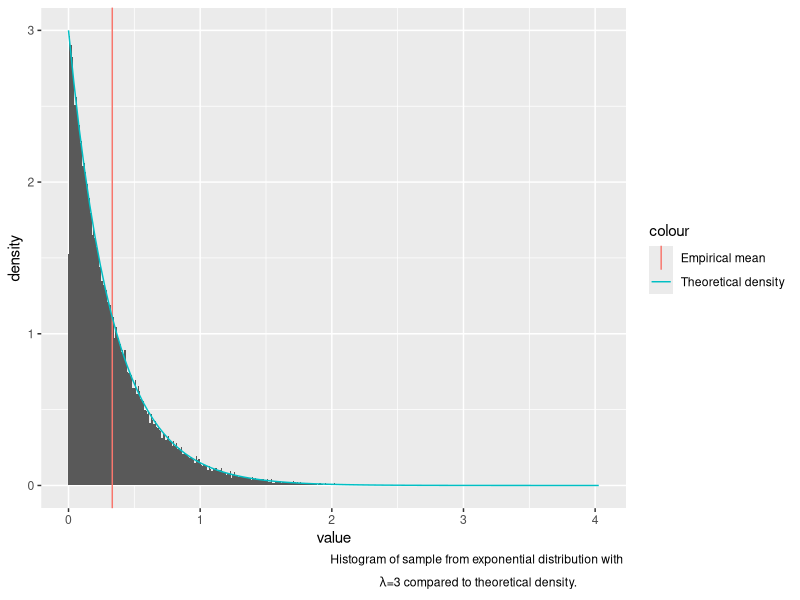
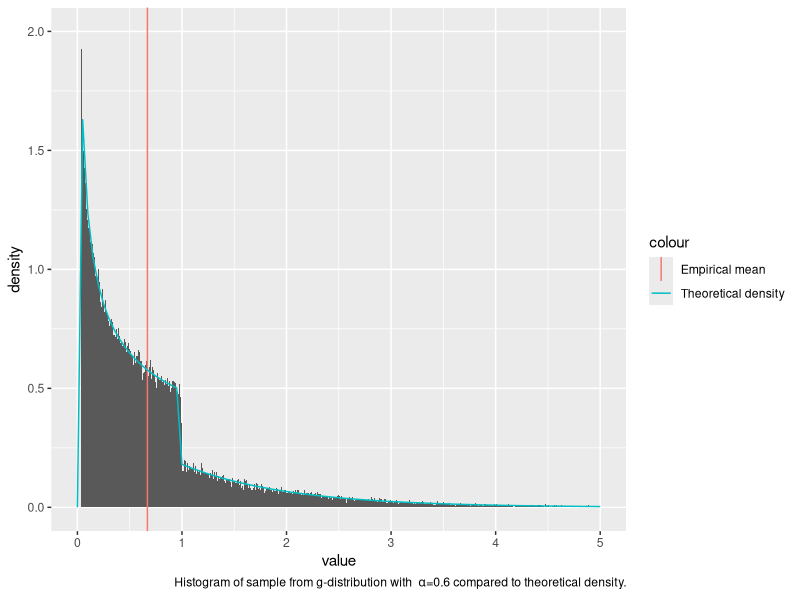
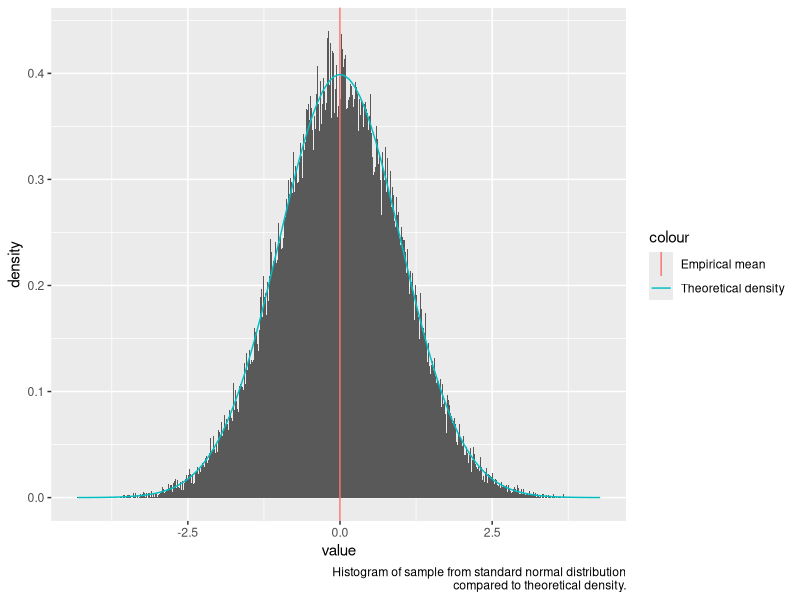
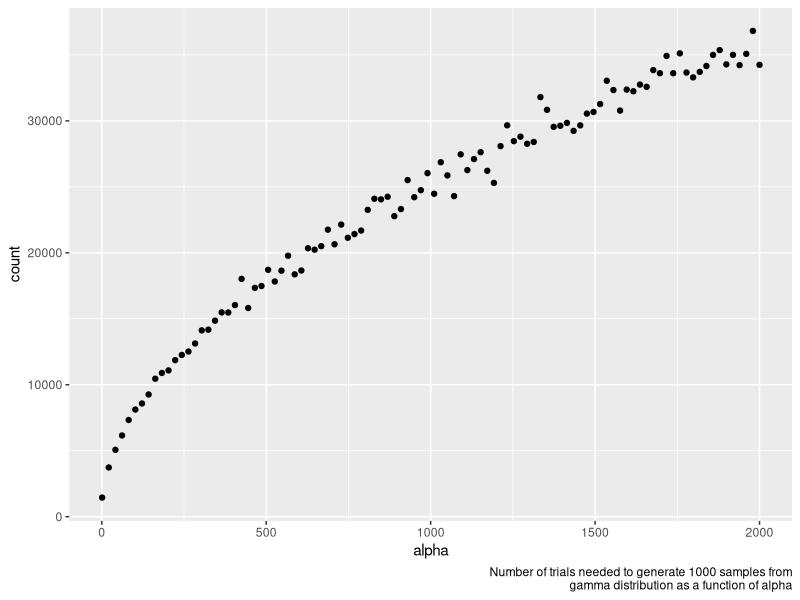
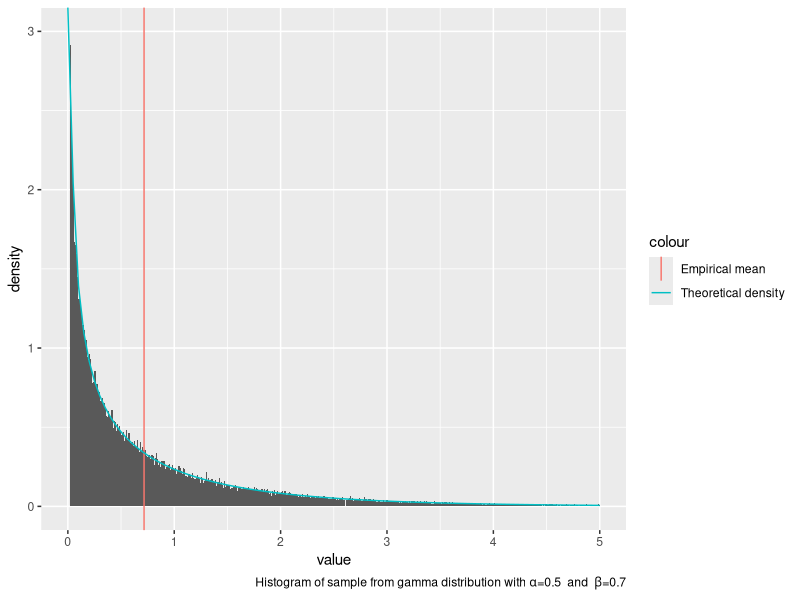
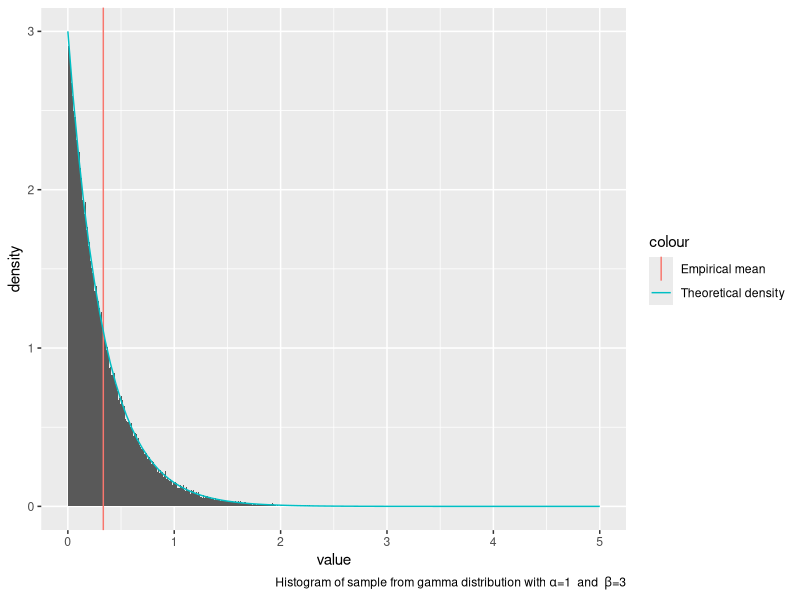
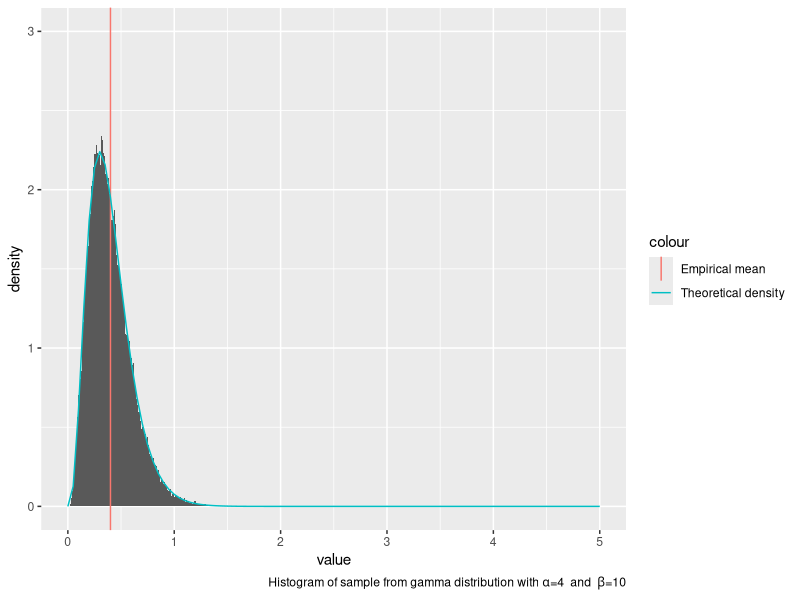
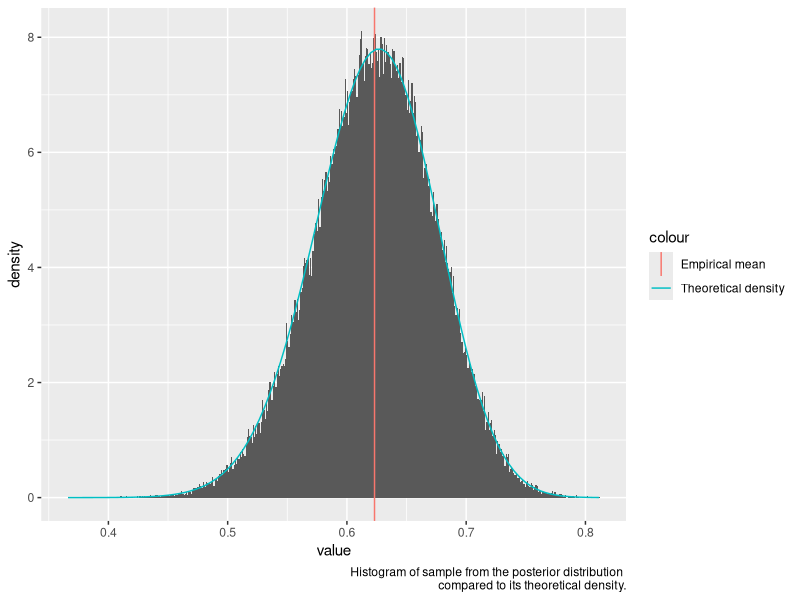

R code for these plots, in order:
## ---- chunk 1
knitr::opts_chunk$set(echo = TRUE)
## ---- chunk 2
library(tidyverse)
## ---- chunk 3
#This function returns a vector of n independent samples from the exponential distribution
#with rate parameter lam, generated from the inverse cumulative distribution. 
random.exp <- function(n,lam){
  return(-1/lam * log(runif(n)))
}
## ---- chunk 4
#Function for comparing empirical mean and variance with theoretical values
#n=number of samples, func=sampling function, arg=arguments to func
#amean and avar=analytical mean and variance
test.function <- function(n,func,arg,amean,avar){
  exs.sample=func(n,arg)
  cat("Empirical mean:", mean(exs.sample), "Analytical mean:",amean, "\n")
  cat("Empirical variance:", var(exs.sample), "Analytical variance:",avar,"\n")
}

#Make histogram of sample
lam <- 3
sample.exp <- enframe(random.exp(100000,lam))

ggplot() +
  geom_histogram(
    data = data.frame(sample.exp),
    mapping = aes(x=value, y=..density..),
    binwidth = 0.01
  ) +
  geom_vline(
    aes(xintercept=mean(sample.exp$value),
        col='Empirical mean')
  ) +
  stat_function(
    fun = dexp,
    args = list(rate=lam),
    aes(col='Theoretical density')
  ) +
  labs(
    caption = expression(atop("Histogram of sample from exponential distribution with ",
                         paste(lambda*"=3 compared to theoretical density.")))
  )
## ---- chunk 5
test.function(10000,random.exp,lam,1/lam,1/lam^2)

## ---- chunk 6

#Function for normalising constant in g distribution given parameter a (=alpha).
c.g <- function(a){
  return (a*exp(1)/(a+exp(1)))
}

#Normalised density function for g
#Used only to compare with histogram
g <- function(x, a) {
  c <- c.g(a)
  out <- rep(0, length(x))
  left <- 0 < x & x < 1
  right <- 1 <= x
  out[left] <- c * (x[left] ^ (a - 1))
  out[right] <- c * exp(-x[right])
return(out)
}

#This function returns a vector of n independent samples from the g distribution with
#parameter a (=alpha), generated from the inverse cumulative distribution. 
random.g <- function(n,a){
  c <- c.g(a) #Normalising constant
  u <- runif(n)
  x <- rep(0,n)
  for (i in 1:n){
    if (u[i]<c/a){
      x[i] <- (a*u[i]/c)^(1/a)
    }
    else{
      x[i] <- (-log(1/a + exp(-1) - u[i]/c))
    }
  }
  return(x)
}

## ---- chunk 7

#Testing sampling function with n=10000 samples
a <- .6 #parameter
c <- c.g(a) #normalising constant
g.mean <- c/(a+1)+2*c*exp(-1) #analytical mean
g.var <- c*(1/(a+2)+ 5*exp(-1)) - g.mean^2 #analytical variance
test.function(10000,random.g,a,g.mean,g.var)
## ---- chunk 8
#Making histogram of sample from g
sample.g <- enframe(random.g(100000,a))

ggplot() +
  geom_histogram(
    data = data.frame(sample.g),
    mapping = aes(x=value, y=..density..),
    binwidth = 0.01,
    na.rm = TRUE
  ) +
  geom_vline(
    aes(xintercept=mean(sample.g$value),
        col='Empirical mean')
  ) +
  stat_function(
    fun = g,
    args = list(a=a),
    aes(col='Theoretical density')
  ) +
  ylim(0,2) +
  xlim(0,5) +
    labs(
      caption = bquote("Histogram of sample from g-distribution with "
                       ~alpha*"=0.6 compared to theoretical density.")
    )
## ---- chunk 9
#This function returns a vector of n independent samples from the standard normal
#distribution, generated by the Box-Müller algorithm
random.norm <- function(n){
  x1 <- runif(n)*2*pi
  x2 <- random.exp(n,.5)
  return(sqrt(x2)*cos(x1))
}

#Testing sampling function for standard normal distribution
sample.normal=enframe(random.norm(100000))
cat("Empirical mean:", mean(sample.normal$value), "Analytical mean:",0.0, "\n")
cat("Empirical variance:", var(sample.normal$value), "Analytical variance:",1.0,"\n")

ggplot() +
  geom_histogram(
    data = sample.normal,
    mapping = aes(x=value, y=..density..),
    binwidth = 0.01
  ) +
  geom_vline(
    aes(xintercept=mean(sample.normal$value),
        col='Empirical mean')
  ) +
  stat_function(
    fun = dnorm,
    aes(col='Theoretical density')
  ) +
  labs(
    caption = "Histogram of sample from standard normal distribution
              compared to theoretical density."
  )

## ---- chunk 10
#This function returns a sample from the d-variate normal distribution with mean mu
#and covariance S, transformed from standard normal samples. 
random.multinorm <- function(d,mu,S){
  x <- random.norm(d)
  A <- t(chol(S)) #transpose to get lower triangular cholesky matrix
  return(mu + A%*%x)
}

#Testing d-variate normal distribution sampler with 10000 samples
d = 3
N = 10000
sigma <- cbind(c(3,1,0), c(1,3,1), c(0,1,3)) #if d=3
mu <- seq(1,d)
multinormal.sample <- matrix(NA,N,d)
for (i in 1:N){
  multinormal.sample[i,] <- random.multinorm(d, mu, sigma)
}
#Theoretical mean vector:
mu
#Empirical mean vector:
colMeans(multinormal.sample)
#Empirical covariance matrix:
sigma
#Theoretical covariance matrix:
var(multinormal.sample)
## ---- chunk 11
#Acceptance probability
accept_prob <- function(x,a){ 
  if (x<1)
      return (exp(-x))
    else 
      return (x^(a-1))
}
## ---- chunk 12
#This function returns a vector of n independent samples from the gamma distribution
#with 0<a<1, beta=1, generated by the Rejection sampling
random.gamma1 <- function(n,a){ 
  x=rep(0,n)
  for (i in 1:n){
    finish = 0
    while(finish==0){  
      # Sample from the proposal distribution, g(x) (x>=0)
      sample.x = random.g(1,a)
      # Compute the acceptance probability alpha
      alpha=accept_prob(sample.x,a)
      # Generate a helping variable U from a uniform(0,1)
      u = runif(1, 0, 1)
      # Check if we accept it
      if(u <= alpha){
        x[i]=sample.x
        finish=1
      }
    }
  }
  return (x)
}

#Testing function for gamma sampling with 0<alpha<1 and 10000 samples
alpha=0.5
test.function(10000,random.gamma1,alpha,alpha,alpha)
## ---- chunk 13
logf <- function(u,alpha){ #log of f* with u=log(x)
  return (u*(alpha-1)-exp(u))
}

#This function sample uniformly from the [-inf,log(a)]X[-inf,log(b)] rectangles using the inverse of the cumulative distribution 
sample <- function(log_ab){ #log_ab is either log(a) or log(b)
  v=log(runif(1,0,1))
  return (log_ab+v) 
}
## ---- chunk 14
#This function returns a vector of n independent samples from the gamma distribution
#with a>1, beta=1, generated by the ratio of uniforms method on log-scale. 
random.gamma2 <- function(n,alpha){
  count=0 #count how many tries the algorithm needs to generate n realisations
  x=rep(0,n)
  log_a=(alpha-1)/2*(log(alpha-1)-1) 
  log_b=(alpha+1)/2*(log(alpha+1)-1) #log(b+)
  for (i in 1:n){
    inside=FALSE
    while (inside==FALSE){
      u1=sample(log_a) #sample uniformly from [-inf,log(a)]
      u2=sample(log_b) #sample uniformly from [-inf,log(b)] 
      u=u2-u1 
      inside=0.5*logf(u,alpha)>=u1 #checking if the sample is inside C_f
      count=count+1
    }
    x[i] = exp(u) #re-transform the final result
  }
  vec=c(count,x) #count + vector with n samples
}

#Testing gamma sampler with alpha>1 and 1000 samples
alpha=2000
ex.gamma2=random.gamma2(1000,alpha)
cat("Empirical mean:",mean(ex.gamma2[-1]), "Analytical mean:",alpha, "\n")
cat("Empirical variance:", var(ex.gamma2[-1]), "Analytical variance:",alpha,"\n")
## ---- chunk 15
#Generate a plot with values of alpha on the x-axis and the number of tries used
#on the y-axis. 
plot.count <- function(nsample, n){
  count=rep(0,n)
  alpha=seq(1.01,2000,length.out=n)
  for (i in 1:n){
    a=alpha[i]
    c=random.gamma2(nsample,a)[1] #number of tries used to generate n samples for alpha[i]
    count[i]=c
  }
  return(cbind(alpha,count))
}
num.trials <- plot.count(1000, 100)
num.trials.frame <- data.frame(num.trials)
ggplot() +
  geom_point(
    data=num.trials.frame,
    mapping = aes(x=alpha, y=count)
  ) +
  labs(
    caption = "Number of trials needed to generate 1000 samples from
    gamma distribution as a function of alpha"
  )
  
## ---- chunk 16
#This function returns a vector of n independent samples from the gamma distribution
#with parameters alpha and beta. 
random.gamma <- function(n, alpha, beta){
  if (alpha==1){
    x=random.exp(n,alpha) #sample from exponential distribution
  }
  else if (alpha<1){
    x=random.gamma1(n,alpha) 
  }
  else {
    x=random.gamma2(n,alpha)[-1] #ignoring the first element, which is the number of tries
  }
  return (x/beta) #Transform from x-Ga(alpha,1) to x/beta-Ga(alpha,beta)
}

#Generic function for testing complete gamma sampling function
test.gamma <- function(n,alpha, beta){
  ex.gamma=random.gamma(n,alpha,beta)
  amean=alpha/beta #analytical mean
  avar=alpha/beta^2 #analytical variance
  cat("Empirical mean:", mean(ex.gamma), "Analytical mean:",amean, "\n")
  cat("Empirical variance:", var(ex.gamma), "Analytical variance:",avar,"\n")
}

#Genereric function for plotting histogram and density of gamma distribution
plot.gamma <- function(n,alphav,betav){
  sample.gamma <- enframe(random.gamma(n,alpha=alphav,beta=betav))
  ggplot() +
    geom_histogram(
      data = data.frame(sample.gamma),
      mapping = aes(x=value, y=..density..),
      binwidth = 0.01,
      boundary = 0,
      na.rm = TRUE
    ) +
    geom_vline(
      aes(xintercept=mean(sample.gamma$value),
          col='Empirical mean')
    ) +
    stat_function(
      fun = partial(dgamma, shape=alphav, rate=betav),
      aes(col='Theoretical density')
    ) +
    ylim(0,3) +
    xlim(0,5) +
    labs(
      caption = bquote("Histogram of sample from gamma distribution with"
                       ~ alpha *"="* .(alphav) ~ " and "
                       ~ beta *"="* .(betav))
    )
}
#Testing for each of the three cases
test.gamma(100000,0.5,0.7)
test.gamma(100000,1,3)
test.gamma(100000,4,10)

plot.gamma(100000,0.5,0.7)
plot.gamma(100000,1,3)
plot.gamma(100000,4,10)

## ---- chunk 17
#This function generates one realisation from Dirichlet distribution with
#parameter vector alpha.
random.dirichlet <- function(alpha){
  K <- length(alpha)
  z <- rep(0,K)
  for (i in 1:K)
    z[i] <- random.gamma(1,alpha[i],1) #n,shape,rate
  v <- sum(z)
  return (z/v)
}

#Generating Dirichlet samples with K=5
N_dir <- 10000
alpha <- c(.1, .5, .1, .3, .8)
K <- length(alpha)
dirichlet.sample <- matrix(1,N_dir,K)
for (i in 1:N_dir){
  dirichlet.sample[i,] <- random.dirichlet(alpha)
}
## ---- chunk 18
alphasum <- sum(alpha)
#Empirical mean
colMeans(dirichlet.sample)
#Analytical mean
alpha1 <- alpha/alphasum
alpha1
#Empirical variance
diag(var(dirichlet.sample))
#Analytical variance
alpha1*(1-alpha1)/(1+alphasum)
## ---- chunk 19
f <- function(theta){ #The proportional function
  return ((2+theta)^125*(1-theta)^(18+20)*theta^34) 
}

#Find the maxima of the proportional function 
res = optimise(f, interval = c(0,1),maximum=TRUE) 
maxima=res$objective

new_f <- function(theta){ #Normalised density function
  return (f(theta)/as.numeric(integrate(f,0,1)[1])) 
}

theta_new_f <- function(theta){ #theta*normalised function
  return (theta*new_f(theta))
}

posterior <- function(theta){ #proportional function with prior beta(1,5)
  return(f(theta)*(1-theta)^4)
}

posterior.normalised <- function(theta){ #normalised function with prior beta(1,5)
  posterior(theta)/as.numeric(integrate(posterior,0,1)[1])
}

theta_new_f_g <- function(theta){ #theta*normalised function with prior beta(1,5)
  return (theta*posterior.normalised(theta))
}
## ---- chunk 20
#This algorithm simulate from f(theta|y) using a uniform density as the proposal
#density, rejection sampling.
random.multinomial <- function(n){
  x.out <- rep(NA,n)
  tries <- 0
  for (i in 1:n){
    finished <- FALSE
    c <- maxima #res$objective
    while(!finished){
      x <- runif(1) #sample from the proposal distribution, U(0,1)
      alpha <- f(x) / c #compute the acceptance probability alpha
      u <- runif(1) #generate a helping variable U from a uniform(0,1)
      if (u <= alpha){ #Check if we accept it 
        finished <- TRUE
      }
      tries=tries+1 #count how many random numbers the algorithm generates
    }
    x.out[i] <- x #appending the values that get accepted (u<=alpha)
  }
  return(list(theta = x.out, tries = tries))
}
## ---- chunk 21
M=10000
sample.multinomial <- random.multinomial(M)
tries <- sample.multinomial$tries
cat("Estimated posterior mean:", mean(sample.multinomial$theta), "\n")
## ---- chunk 22
expected_mean=integrate(theta_new_f,0,1) 
cat("Expected posterior mean:", expected_mean$value, "\n")

sample.multinomial <- enframe(random.multinomial(100000)$theta)

ggplot() +
    geom_histogram(
      data = data.frame(sample.multinomial),
      mapping = aes(x=value, y=..density..),
      binwidth = 0.001,
      boundary = 0,
      na.rm = TRUE
    ) +
    geom_vline(
      aes(xintercept=mean(sample.multinomial$value),
          col='Empirical mean')
    ) +
    stat_function(
      fun = new_f,
      aes(col='Theoretical density')
    ) +
    labs(
      caption = "Histogram of sample from the posterior distribution 
                           compared to its theoretical density."
    )
## ---- chunk 23
average_theta_tries <- tries /M
cat("Average random numbers generated to obtain one sample:", average_theta_tries,"\n")
## ---- chunk 24
c=optimize(new_f,interval = c(0,1),maximum=TRUE)$objective
cat("Expected random numbers generated to obtain one sample:", c, "\n")
## ---- chunk 25
importance_sampling <- function(n){ 
  theta <- random.multinomial(n)$theta #samples from f(theta|y) with rejection sampling
  w=(1-theta)^4 #importance weight
  mu <- sum(theta*w)/sum(w) #self-normalizing 
  return(mu)
}

mu.estimate <- importance_sampling(10000)
mu.estimate
expected_mean=integrate(theta_new_f_g,0,1) 
expected_mean$value
